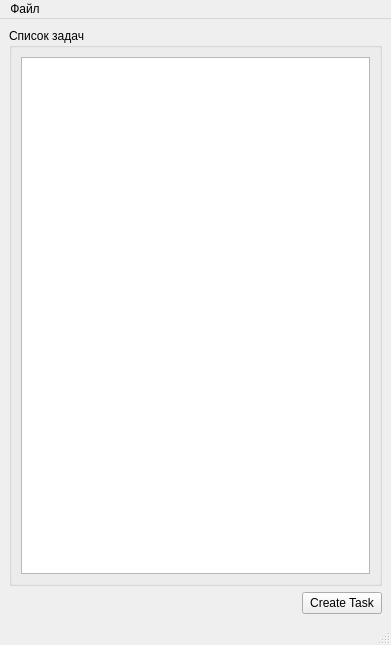
<?xml version="1.0" encoding="UTF-8"?>
<ui version="4.0">
 <class>MainWindow</class>
 <widget class="QMainWindow" name="MainWindow">
  <property name="geometry">
   <rect>
    <x>0</x>
    <y>0</y>
    <width>391</width>
    <height>645</height>
   </rect>
  </property>
  <property name="windowTitle">
   <string>MainWindow</string>
  </property>
  <widget class="QWidget" name="centralwidget">
   <layout class="QGridLayout" name="gridLayout_2">
    <item row="0" column="0">
     <layout class="QVBoxLayout" name="verticalLayout">
      <item>
       <widget class="QGroupBox" name="groupBox">
        <property name="title">
         <string>Список задач</string>
        </property>
        <layout class="QGridLayout" name="gridLayout">
         <item row="0" column="0">
          <widget class="QListWidget" name="taskList"/>
         </item>
        </layout>
       </widget>
      </item>
      <item>
       <layout class="QHBoxLayout" name="horizontalLayout">
        <item>
         <spacer name="horizontalSpacer">
          <property name="orientation">
           <enum>Qt::Horizontal</enum>
          </property>
          <property name="sizeHint" stdset="0">
           <size>
            <width>40</width>
            <height>20</height>
           </size>
          </property>
         </spacer>
        </item>
        <item>
         <widget class="QPushButton" name="createTask">
          <property name="text">
           <string>Create Task</string>
          </property>
         </widget>
        </item>
       </layout>
      </item>
     </layout>
    </item>
   </layout>
  </widget>
  <widget class="QMenuBar" name="menubar">
   <property name="geometry">
    <rect>
     <x>0</x>
     <y>0</y>
     <width>391</width>
     <height>21</height>
    </rect>
   </property>
   <widget class="QMenu" name="menu">
    <property name="title">
     <string>Файл</string>
    </property>
    <addaction name="action_login"/>
   </widget>
   <addaction name="menu"/>
  </widget>
  <widget class="QStatusBar" name="statusbar"/>
  <action name="action_login">
   <property name="text">
    <string>Вход</string>
   </property>
  </action>
 </widget>
 <resources/>
 <connections/>
</ui>
